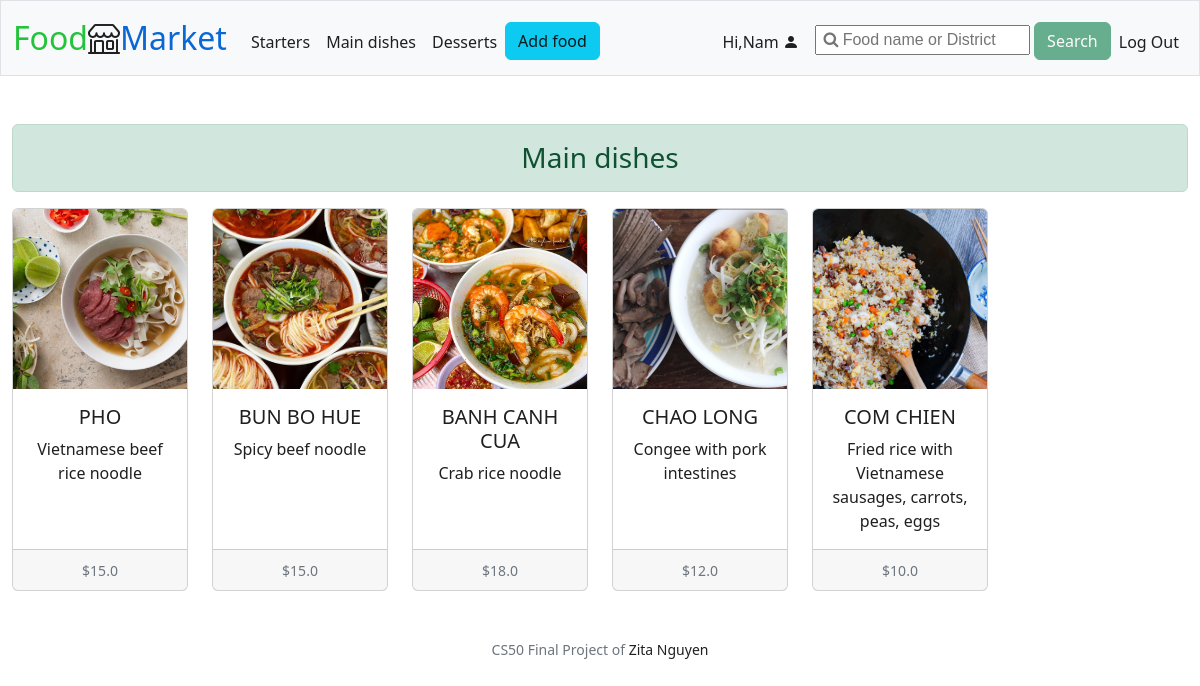
The app's page /main_dishes (signed in) with its own data.
### tables this page shows
CREATE TABLE food (
id INTEGER PRIMARY KEY AUTOINCREMENT, 
category TEXT NOT NULL,
name TEXT NOT NULL,
photo BLOB NOT NULL,
description TEXT NOT NULL,
price REAL NOT NULL,
date DATETIME NOT NULL,
user_id INTEGER NOT NULL,
FOREIGN KEY (user_id) REFERENCES users (id)
);

### app.py (the view)
@app.route("/main_dishes", methods=["GET"])
@login_required
def main_dishes():
    main_dishes = query_get_main_dishes()
    return render_template("main_dishes.html", main_dishes=main_dishes)

### app.py (called while the page is built)
@app.after_request
def after_request(response):
    response.headers["Cache-Control"] = "no-cache, no-store, must-revalidate"
    response.headers["Expires"] = 0
    response.headers["Pragma"] = "no-cache"
    return response

### helpers.py (called while the page is built)
def login_required(f):
    @wraps(f)
    def decorated_function(*args, **kwargs):
        if session.get("user_id") is None:
            return redirect("/login")
        return f(*args, **kwargs)
    return decorated_function

### queries.py (called while the page is built)
def query_get_main_dishes():
    conn = sqlite3.connect("market.db")
    c = conn.cursor()
    c.execute("SELECT * FROM food WHERE category='Main dish' ")
    main_dishes = c.fetchall()
    conn.close()
    return main_dishes

### templates/main_dishes.html (shortened to what this page needs)
{% extends "layout.html" %}
{% block main %}
<div class="alert alert-success text-center h3" role="alert">
  Main dishes
</div>
<div class="row row-cols-1 row-cols-lg-6 row-cols-md-3 g-4 text-center">
  {% if not main_dishes %}
    <div class="col">
      <div class="card h-100">
        <img class="card-img-top" src="{{url_for('static', filename='photos/no_food.jpeg')}}" alt="No product">
        <div class="card-body">
          <p class="card-text">No main dish.</p>
        </div>
      </div>
    </div>
  {% else %}
    {% for main_dish in main_dishes %}
      <div class="col">
        <a href="/product/{{ main_dish[0] }}">
          <div class="card h-100">
            <img src="{{url_for('static', filename='photos/' + main_dish[3])}}" class="card-img-top" alt="{{ main_dish[2] }}">
            <div class="card-body">
              <h5 class="card-title">{{ main_dish[2] }}</h5>
              <p class="card-text">{{ main_dish[4] }}</p>
            </div>
            <div class="card-footer">
              <small class="text-muted">${{ main_dish[5] }}</small>
            </div>
          </div>
        </a>
      </div>
    {% endfor %}
  {% endif %}
</div>
{% endblock %}

### static/styles.css (style rules this page uses)
a:link, a:visited { text-decoration: none; color: rgba(7, 7, 7, 0.9); }
.card-img-top { width: 100%; height: 15vw; object-fit: cover; }
.card-title { text-transform: uppercase; }

### records on screen
food: photo (picture), name "PHO", description "Vietnamese beef rice noodle", price "15.0"
food: photo (picture), name "BUN BO HUE", description "Spicy beef noodle", price "15.0"
food: photo (picture), name "BANH CANH CUA", description "Crab rice noodle", price "18.0"
food: photo (picture), name "CHAO LONG", description "Congee with pork intestines", price "12.0"
food: photo (picture), name "COM CHIEN", description "Fried rice with Vietnamese sausages, carrots, peas, eggs", price "10.0"

### other values on screen
{{ session["user_name"].capitalize() }} "Nam"
